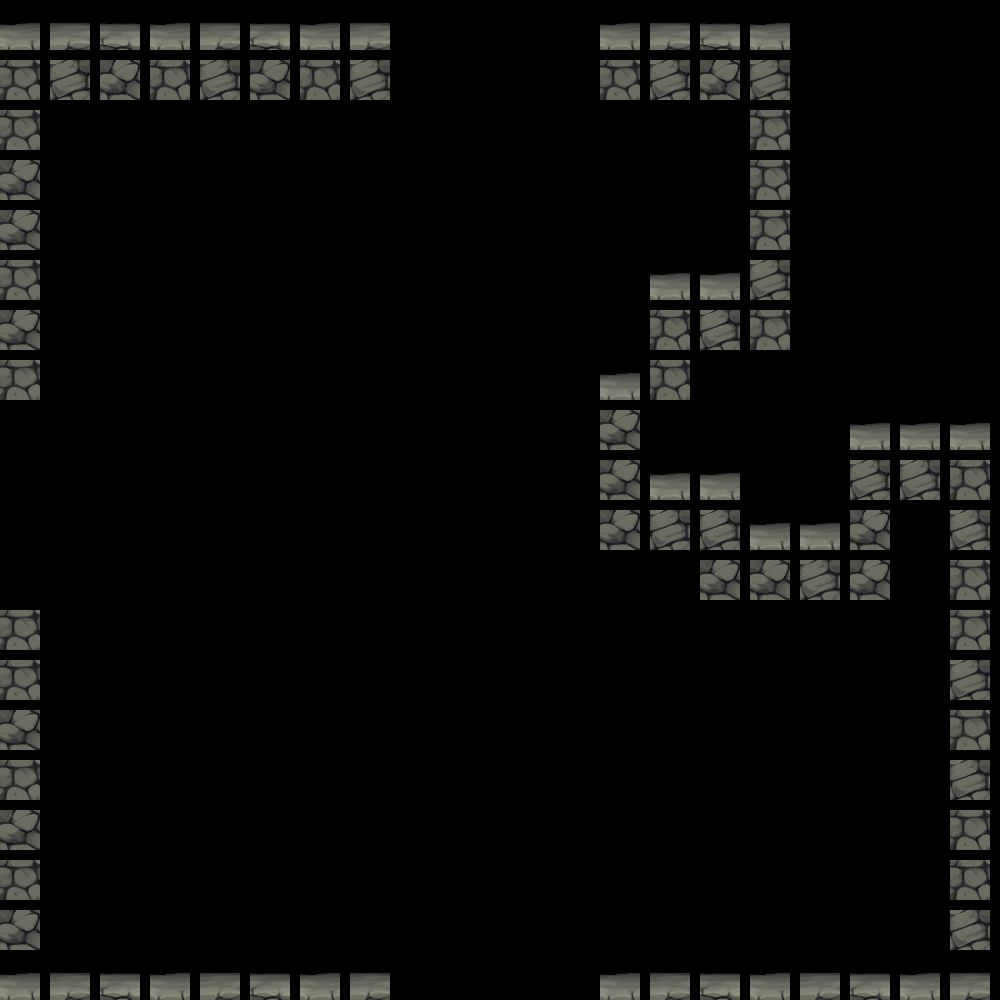

Tiled map render using the project's own tile images. Description and the whole map definition, tile-layer contents included, below:
An orthogonal 20x20 tile map with 50x50 px tiles, 1 tile layer (BackGround), 2 tilesets.

<map version="2017.05.26" orientation="orthogonal" renderorder="right-down" width="20" height="20" tilewidth="50" tileheight="50" nextobjectid="1">
 <tileset firstgid="1" source="abc.tsx" />
 <tileset firstgid="10" source="abcd.tsx" />
 <layer name="BackGround" width="20" height="20">
  <data encoding="csv">
4,5,6,4,5,6,4,5,0,0,0,0,4,5,6,4,0,0,0,0,
7,8,9,7,8,9,7,8,0,0,0,0,7,8,9,8,0,0,0,0,
7,0,0,0,0,0,0,0,0,0,0,0,0,0,0,7,0,0,0,0,
9,0,0,0,0,0,0,0,0,0,0,0,0,0,0,7,0,0,0,0,
9,0,0,0,0,0,0,0,0,0,0,0,0,0,0,7,0,0,0,0,
7,0,0,0,0,0,0,0,0,0,0,0,0,4,4,8,0,0,0,0,
9,0,0,0,0,0,0,0,0,0,0,0,0,7,8,7,0,0,0,0,
7,0,0,0,0,0,0,0,0,0,0,0,4,7,0,0,0,0,0,0,
0,0,0,0,0,0,0,0,0,0,0,0,9,0,0,0,0,4,4,4,
0,0,0,0,0,0,0,0,0,0,0,0,9,4,4,0,0,8,8,7,
0,0,0,0,0,0,0,0,0,0,0,0,9,8,8,4,4,9,0,8,
0,0,0,0,0,0,0,0,0,0,0,0,0,0,9,9,8,9,0,7,
7,0,0,0,0,0,0,0,0,0,0,0,0,0,0,0,0,0,0,7,
7,0,0,0,0,0,0,0,0,0,0,0,0,0,0,0,0,0,0,8,
9,0,0,0,0,0,0,0,0,0,0,0,0,0,0,0,0,0,0,7,
7,0,0,0,0,0,0,0,0,0,0,0,0,0,0,0,0,0,0,8,
9,0,0,0,0,0,0,0,0,0,0,0,0,0,0,0,0,0,0,7,
7,0,0,0,0,0,0,0,0,0,0,0,0,0,0,0,0,0,0,7,
9,0,0,0,0,0,0,0,0,0,0,0,0,0,0,0,0,0,0,8,
4,5,6,4,5,6,4,5,0,0,0,0,4,5,6,4,5,6,4,5
</data>
 </layer>
</map>
